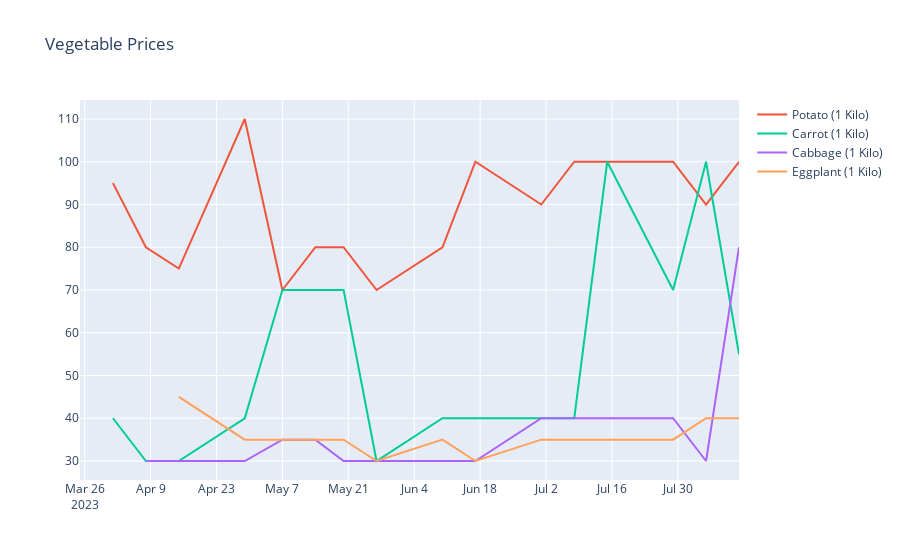

This figure's notebook cell:
### Markdown cell above
<hr>
<h4 align="center">Vegetables</h4>

### Code cell
vegetables_df = pd.read_csv("./data/Vegetables.csv")
vegetables_fig = px.line(title="Vegetable Prices", markers=True)
vegetables_fig.add_scatter(x=vegetables_df['Date'], y=vegetables_df["Potato (1 Kilo)"], mode='lines', name="Potato (1 Kilo)")
vegetables_fig.add_scatter(x=vegetables_df['Date'], y=vegetables_df["Carrot (1 Kilo)"], mode='lines', name="Carrot (1 Kilo)")
vegetables_fig.add_scatter(x=vegetables_df['Date'], y=vegetables_df["Cabbage (1 Kilo)"], mode='lines', name="Cabbage (1 Kilo)")
vegetables_fig.add_scatter(x=vegetables_df['Date'], y=vegetables_df["Eggplant (1 Kilo)"], mode='lines', name="Eggplant (1 Kilo)")

### Figure 1 — Plotly figure (JSON) as saved in the notebook; plotly's stock layout.template omitted (floating-point values rounded to 4 significant figures)
{"data": [{"hovertemplate": "<extra></extra>", "legendgroup": "", "line": {"color": "#636efa", "dash": "solid"}, "marker": {"symbol": "circle"}, "mode": "lines+markers", "name": "", "orientation": "v", "showlegend": false, "type": "scatter", "xaxis": "x", "yaxis": "y"}, {"mode": "lines", "name": "Potato (1 Kilo)", "type": "scatter", "x": ["2023-03-25", "2023-04-01", "2023-04-08", "2023-04-15", "2023-04-29", "2023-05-07", "2023-05-14", "2023-05-20", "2023-05-27", "2023-06-10", "2023-06-17", "2023-07-01", "2023-07-08", "2023-07-15", "2023-07-29", "2023-08-05", "2023-08-12"], "y": [null, 95, 80, 75, 110, 70, 80, 80, 70, 80, 100, 90, 100, 100, 100, 90, 100]}, {"mode": "lines", "name": "Carrot (1 Kilo)", "type": "scatter", "x": ["2023-03-25", "2023-04-01", "2023-04-08", "2023-04-15", "2023-04-29", "2023-05-07", "2023-05-14", "2023-05-20", "2023-05-27", "2023-06-10", "2023-06-17", "2023-07-01", "2023-07-08", "2023-07-15", "2023-07-29", "2023-08-05", "2023-08-12"], "y": [null, 40, 30, 30, 40, 70, 70, 70, 30, 40, 40, 40, 40, 100, 70, 100, 55]}, {"mode": "lines", "name": "Cabbage (1 Kilo)", "type": "scatter", "x": ["2023-03-25", "2023-04-01", "2023-04-08", "2023-04-15", "2023-04-29", "2023-05-07", "2023-05-14", "2023-05-20", "2023-05-27", "2023-06-10", "2023-06-17", "2023-07-01", "2023-07-08", "2023-07-15", "2023-07-29", "2023-08-05", "2023-08-12"], "y": [null, null, 30, 30, 30, 35, 35, 30, 30, 30, 30, 40, 40, 40, 40, 30, 80]}, {"mode": "lines", "name": "Eggplant (1 Kilo)", "type": "scatter", "x": ["2023-03-25", "2023-04-01", "2023-04-08", "2023-04-15", "2023-04-29", "2023-05-07", "2023-05-14", "2023-05-20", "2023-05-27", "2023-06-10", "2023-06-17", "2023-07-01", "2023-07-08", "2023-07-15", "2023-07-29", "2023-08-05", "2023-08-12"], "y": [null, null, null, 45, 35, 35, 35, 35, 30, 35, 30, 35, 35, 35, 35, 40, 40]}], "layout": {"autosize": true, "legend": {"tracegroupgap": 0}, "title": {"text": "Vegetable Prices"}, "xaxis": {"anchor": "y", "autorange": true, "domain": [0, 1], "range": ["2023-03-25", "2023-08-12"], "type": "date"}, "yaxis": {"anchor": "x", "autorange": true, "domain": [0, 1], "range": [25.56, 114.4], "type": "linear"}}}
